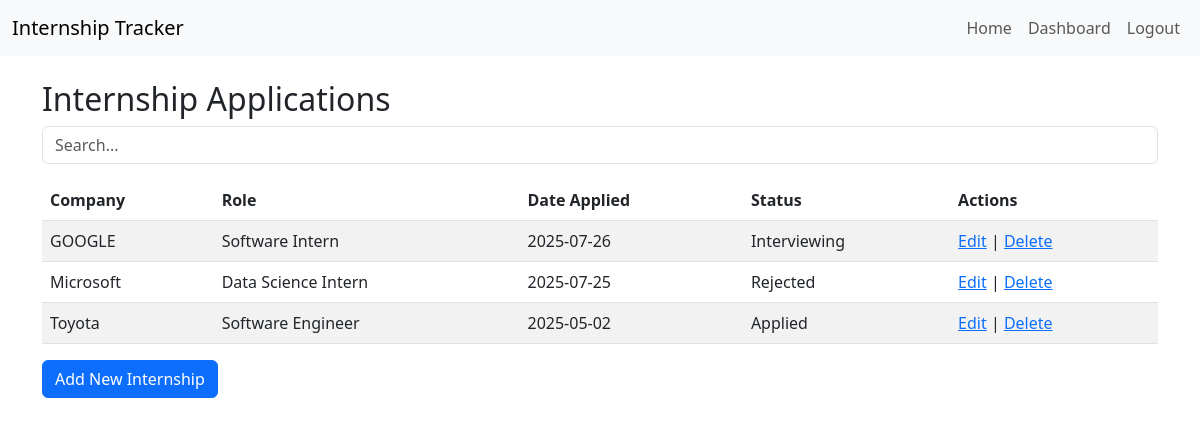
Page / (signed in) on the earlier database version.
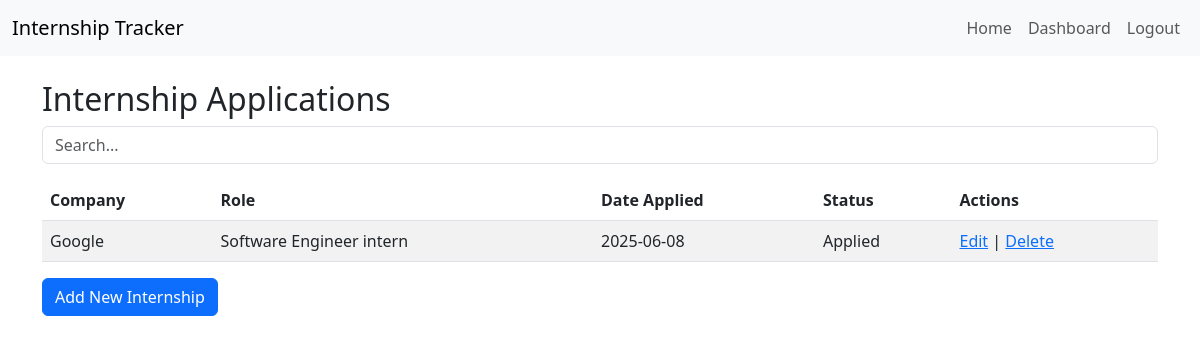
Same page on the later database version.
### tables this page shows
CREATE TABLE applications (
        id INTEGER PRIMARY KEY AUTOINCREMENT,
        company TEXT NOT NULL,
        role TEXT NOT NULL,
        date_applied TEXT,
        job_link TEXT,
        status TEXT,
        notes TEXT,
        follow_up_date TEXT
    );

### app.py (the view)
@app.route('/')
@login_required
def home():
    search = request.args.get('search', '')  # Get search text from query string
    conn = get_db_connection()
    if search:
        applications = conn.execute('''
            SELECT * FROM applications
            WHERE company LIKE ? OR role LIKE ? OR status LIKE ?
        ''', (f'%{search}%', f'%{search}%', f'%{search}%')).fetchall()
    else:
        applications = conn.execute('SELECT * FROM applications').fetchall()
    conn.close()
    return render_template('home.html', applications=applications, search=search)

### app.py (called while the page is built)
def get_db_connection():
    db_path = os.path.abspath('internships.db')
    print(f"Connecting to DB at: {db_path}")
    conn = sqlite3.connect('internships.db')
    conn.row_factory = sqlite3.Row
    return conn

def login_required(f):
    @wraps(f)
    def decorated_function(*args, **kwargs):
        if 'user_id' not in session:
            flash('You need to log in first.')
            return redirect('/login')
        return f(*args, **kwargs)
    return decorated_function

### templates/home.html (shortened to what this page needs)
{% extends "base.html" %}
{% block content %}
<h2>Internship Applications</h2>
<form method="GET" class="mb-3">
  <input type="text" name="search" value="{{ search }}" placeholder="Search..." class="form-control" />
</form>
<table class="table table-striped">
  <thead>
    <tr>
      <th>Company</th>
      <th>Role</th>
      <th>Date Applied</th>
      <th>Status</th>
      <th>Actions</th>
    </tr>
  </thead>
  <tbody>
    {% for app in applications %}
      <tr>
        <td>{{ app.company }}</td>
        <td>{{ app.role }}</td>
        <td>{{ app.date_applied }}</td>
        <td>{{ app.status }}</td>
        <td>
          <a href="/edit/{{ app.id }}">Edit</a> |
          <a href="/delete/{{ app.id }}" onclick="return confirm('Are you sure?')">Delete</a>
        </td>
      </tr>
    {% else %}
      <tr><td colspan="5">No applications found.</td></tr>
    {% endfor %}
  </tbody>
</table>
<a href="/add" class="btn btn-primary">Add New Internship</a>
{% endblock %}

### templates/base.html (shortened to what this page needs)
<!DOCTYPE html>
<html lang="en">
<head>
  <link href="https://cdn.jsdelivr.net/npm/bootstrap@5.3.0/dist/css/bootstrap.min.css" rel="stylesheet" />
</head>
<body>
<nav class="navbar navbar-expand-lg navbar-light bg-light">
  <div class="container-fluid">
    <a class="navbar-brand" href="/">Internship Tracker</a>
    <div>
      <ul class="navbar-nav me-auto mb-2 mb-lg-0">
        {% if session.get('user_id') %}
          <li class="nav-item"><a class="nav-link" href="/">Home</a></li>
          <li class="nav-item"><a class="nav-link" href="/dashboard">Dashboard</a></li>
          <li class="nav-item"><a class="nav-link" href="/logout">Logout</a></li>
        {% else %}
          <li class="nav-item"><a class="nav-link" href="/login">Login</a></li>
          <li class="nav-item"><a class="nav-link" href="/register">Register</a></li>
        {% endif %}
      </ul>
    </div>
  </div>
</nav>
<div class="container mt-4">
  {% block content %}{% endblock %}
</div>
</body>
</html>

Differences in the rows shown:
removed applications: company "GOOGLE", role "Software Intern", date_applied "2025-07-26", status "Interviewing"
removed applications: company "Microsoft", role "Data Science Intern", date_applied "2025-07-25", status "Rejected"
removed applications: company "Toyota", role "Software Engineer", date_applied "2025-05-02", status "Applied"
added applications: company "Google", role "Software Engineer intern", date_applied "2025-06-08", status "Applied"
